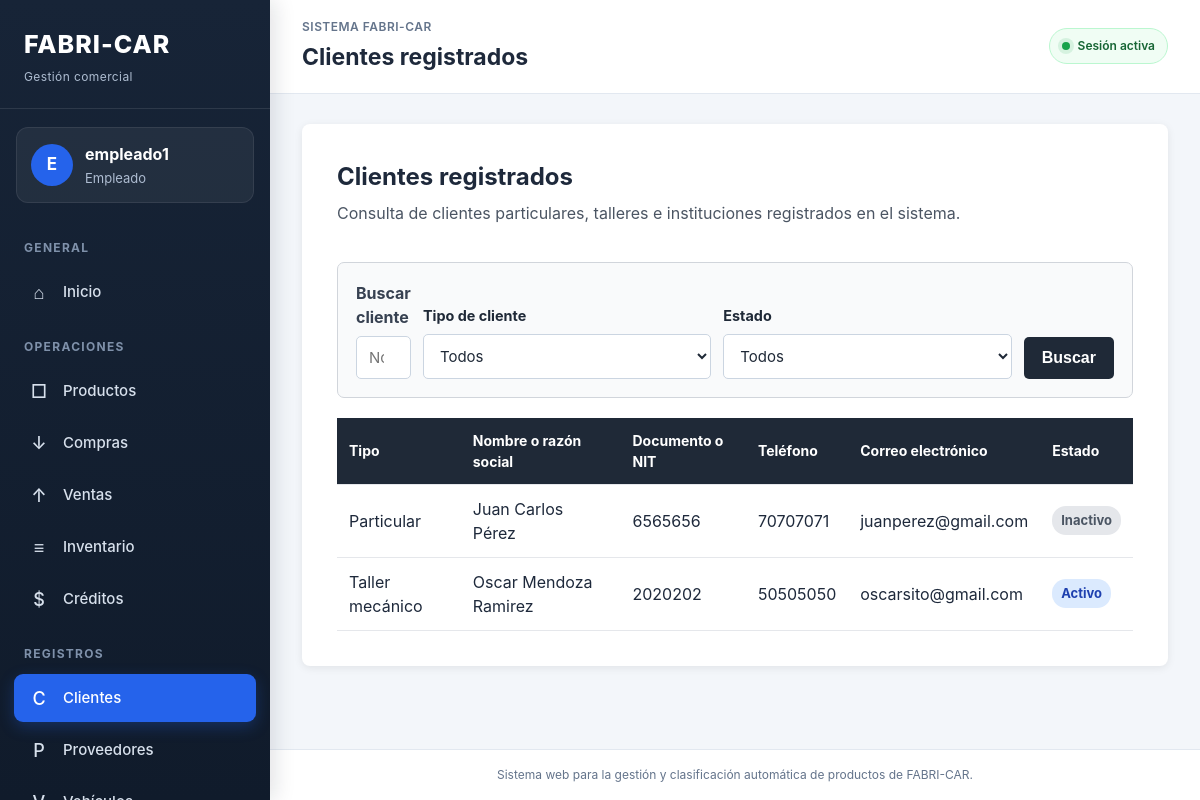
Page /clientes/ (signed in) on the earlier database version.
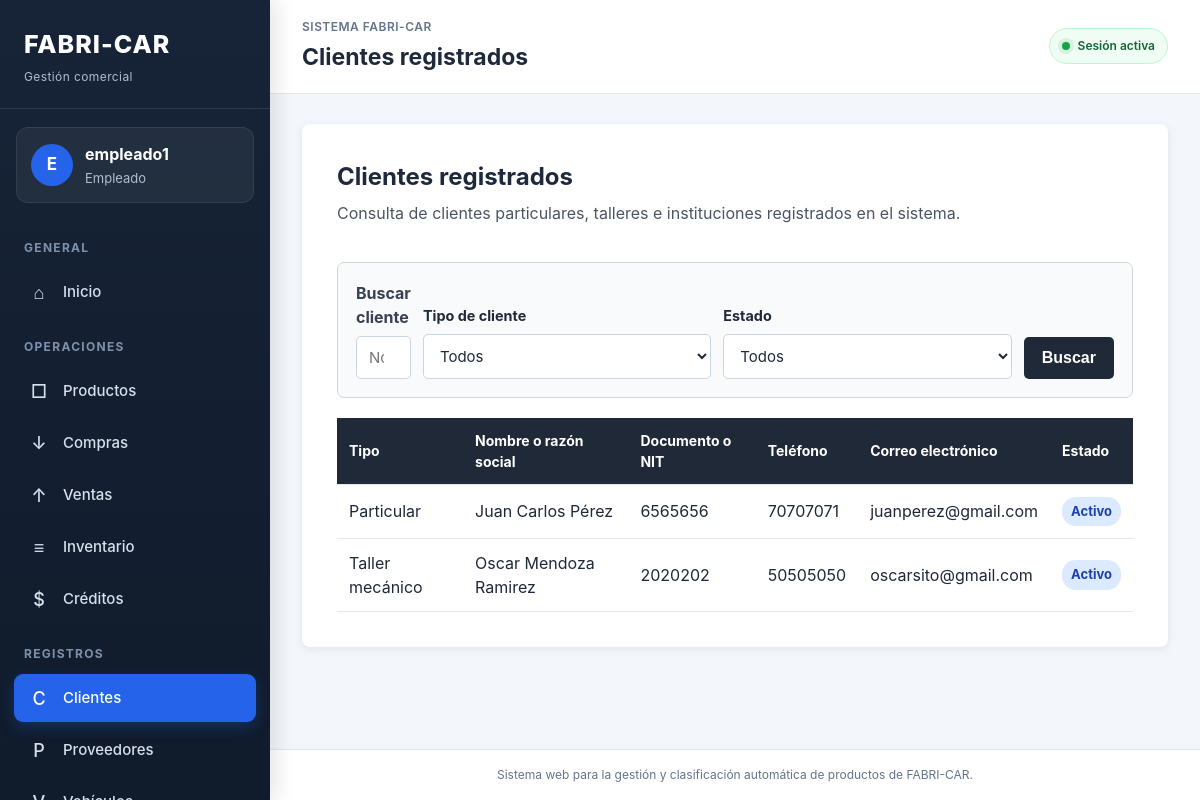
Same page on the later database version.
### clientes/models.py (models this page shows, shortened)
class Cliente(models.Model):
    class TipoCliente(models.TextChoices):
        PARTICULAR = "PARTICULAR", "Particular"
        TALLER = "TALLER", "Taller mecánico"
        INSTITUCION = "INSTITUCION", "Institución"
    tipo_cliente = models.CharField(
        max_length=20,
        choices=TipoCliente.choices,
        default=TipoCliente.PARTICULAR,
        verbose_name="Tipo de cliente",
    )
    nombre = models.CharField(
        max_length=150,
        db_index=True,
        verbose_name="Nombre o razón social",
    )
    documento = models.CharField(
        max_length=30,
        unique=True,
        verbose_name="Documento de identidad o NIT",
    )
    telefono = models.CharField(
        max_length=30,
        blank=True,
        verbose_name="Teléfono",
    )
    correo = models.EmailField(
        blank=True,
        verbose_name="Correo electrónico",
    )
    direccion = models.TextField(
        blank=True,
        verbose_name="Dirección",
    )
    estado = models.BooleanField(
        default=True,
        verbose_name="Activo",
    )
    fecha_registro = models.DateTimeField(
        auto_now_add=True,
        verbose_name="Fecha de registro",
    )
    fecha_modificacion = models.DateTimeField(
        auto_now=True,
        verbose_name="Fecha de modificación",
    )
    class Meta:
        verbose_name = "Cliente"
        verbose_name_plural = "Clientes"
        ordering = ["nombre"]

### clientes/views.py (the view, shortened to what this page needs)
@login_required
@rol_requerido("Administrador", "Empleado")
def listar_clientes(request):
    busqueda = request.GET.get("q", "").strip()
    filtro_tipo = request.GET.get("tipo", "").strip()
    filtro_estado = request.GET.get("estado", "").strip()
    clientes = Cliente.objects.all()
    tipos_validos = {
        Cliente.TipoCliente.PARTICULAR,
        Cliente.TipoCliente.TALLER,
        Cliente.TipoCliente.INSTITUCION,
    }
    if filtro_tipo in tipos_validos:
        clientes = clientes.filter(
            tipo_cliente=filtro_tipo
        )
    if filtro_estado == "activo":
        clientes = clientes.filter(estado=True)
    elif filtro_estado == "inactivo":
        clientes = clientes.filter(estado=False)
    clientes = clientes.order_by("nombre")
    paginador = Paginator(clientes, 10)
    numero_pagina = request.GET.get("page")
    pagina_clientes = paginador.get_page(numero_pagina)
    puede_gestionar_clientes = (
        request.user.is_superuser
        or request.user.groups.filter(
            name="Administrador"
        ).exists()
    )
    contexto = {
        "clientes": pagina_clientes,
        "pagina_clientes": pagina_clientes,
        "busqueda": busqueda,
        "filtro_tipo": filtro_tipo,
        "filtro_estado": filtro_estado,
        "puede_gestionar_clientes": puede_gestionar_clientes,
    }
    return render(
        request,
        "clientes/listar_clientes.html",
        contexto,
    )

### principal/context_processors.py (called while the page is built)
def roles_usuario(request):
    usuario = request.user
    if not usuario.is_authenticated:
        return {
            "es_administrador": False,
            "es_empleado": False,
            "es_cliente": False,
        }
    es_administrador = (
        usuario.is_superuser
        or usuario.groups.filter(
            name="Administrador"
        ).exists()
    )
    es_empleado = usuario.groups.filter(
        name="Empleado"
    ).exists()
    es_cliente = usuario.groups.filter(
        name="Cliente"
    ).exists()
    return {
        "es_administrador": es_administrador,
        "es_empleado": es_empleado,
        "es_cliente": es_cliente,
    }

### clientes/templates/clientes/listar_clientes.html (shortened to what this page needs)
{% extends "principal/base.html" %}
{% block encabezado_pagina %}
Clientes registrados
{% endblock %}
{% block contenido %}
<section class="presentacion">
    <div class="encabezado-listado">
    <div>
        <h2>Clientes registrados</h2>
        <p>
            Consulta de clientes particulares, talleres
            e instituciones registrados en el sistema.
        </p>
    </div>
</div>
    <div class="contenedor-tabla">
<form
    method="get"
    action="{% url 'clientes:listar_clientes' %}"
    class="formulario-busqueda"
>
    <div class="grupo-busqueda">
        <label for="id_busqueda" class="etiqueta-busqueda">
            Buscar cliente
        </label>
        <input
            type="search"
            name="q"
            id="id_busqueda"
            value="{{ busqueda }}"
            class="campo-busqueda"
            placeholder="Nombre, documento, teléfono o correo"
        >
    </div>
    <div class="grupo-filtro">
        <label for="id_tipo" class="etiqueta-busqueda">
            Tipo de cliente
        </label>
        <select
            name="tipo"
            id="id_tipo"
            class="campo-filtro"
        >
            <option
                value=""
                {% if not filtro_tipo %}selected{% endif %}
            >
                Todos
            </option>
        </select>
    </div>
    <div class="grupo-filtro">
        <label for="id_estado" class="etiqueta-busqueda">
            Estado
        </label>
        <select
            name="estado"
            id="id_estado"
            class="campo-filtro"
        >
            <option
                value=""
                {% if not filtro_estado %}selected{% endif %}
            >
                Todos
            </option>
        </select>
    </div>
    <div class="acciones-busqueda">
        <button
            type="submit"
            class="boton-principal"
        >
            Buscar
        </button>
    </div>
</form>
        <table class="tabla-datos">
            <thead>
                <tr>
                    <th>Tipo</th>
                    <th>Nombre o razón social</th>
                    <th>Documento o NIT</th>
                    <th>Teléfono</th>
                    <th>Correo electrónico</th>
                    <th>Estado</th>
                </tr>
            </thead>
            <tbody>
                {% for cliente in clientes %}
                    <tr>
                        <td>
                            {{ cliente.get_tipo_cliente_display }}
                        </td>
                        <td>
                            {{ cliente.nombre }}
                        </td>
                        <td>
                            {{ cliente.documento }}
                        </td>
                        <td>
                            {{ cliente.telefono|default:"No especificado" }}
                        </td>
                        <td>
                            {{ cliente.correo|default:"No especificado" }}
                        </td>
                        <td>
                            {% if cliente.estado %}
                                <span class="etiqueta-activo">
                                    Activo
                                </span>
                            {% else %}
                                <span class="etiqueta-inactivo">
                                    Inactivo
                                </span>
                            {% endif %}
                        </td>
                    </tr>
                {% endfor %}
            </tbody>
        </table>
    </div>
</section>
{% endblock %}

Differences in the rows shown:
changed Cliente "Particular": estado "Inactivo" → "Activo"
